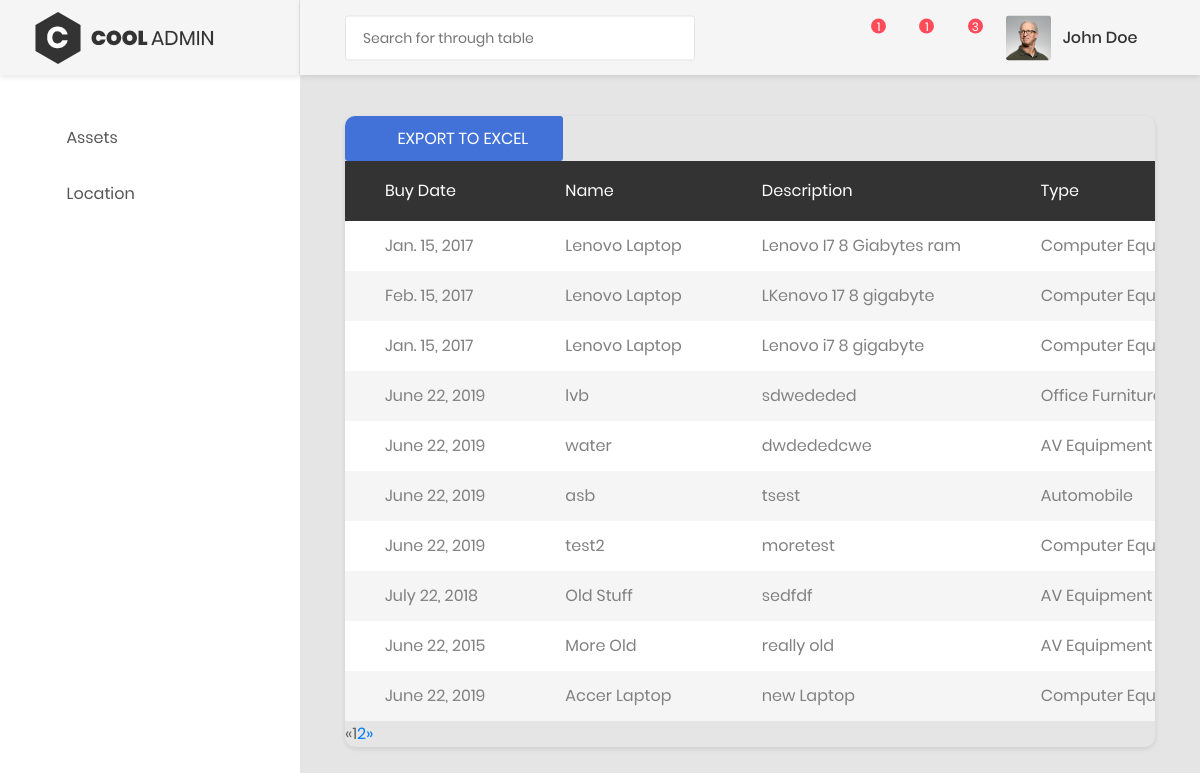
Page /assets (signed in) on the committed database.
### AMS/models.py (models this page shows, shortened)
class Asset(models.Model):
    ASSET_CHOICES = (
            ('Automobile',   'Automobile'),
            ('AV Equipment', 'AV Equipment'),
            ('Computer Equipment',  'Computer Equipment'),
            ('Office Furniture & Stationary', 'Office Furniture & Stationary'),
        )
    DEPARTMENT = (
        ('I.T', 'I.T'),
        ('Finance', 'Finance'),
        ('Marketing', 'Marketing'),
        ('Sales', 'Sales'),
    )
    STATUS_CHOICES = (
            ('Working', 'Working'),
            ('Disabled', 'Disabled'),
    )
    Depreciation = (
        ('Straight Line', 'Straight Line'),
        ('Double-Declining Balance', 'Double-Declining Balance'),
        ('Sum of Years', 'Sum of Years'),
    )
    asset_id= models.AutoField(primary_key=True)
    acquisition_date = models.DateField(default=datetime.date.today)
    asset_name =  models.CharField(max_length=50, blank=True, validators=[validate_characters], )
    description = models.TextField(max_length=200, validators=[validate_characters],)
    asset_type = models.CharField(choices=ASSET_CHOICES, max_length=30, validators=[validate_characters],)
    asset_barcode = models.CharField(max_length=30, blank=True,validators=[validate_characters], )
    asset_serial_number = models.CharField(max_length=80, blank=True, validators=[validate_characters], )
    asset_location = models.ForeignKey("Location", on_delete=models.PROTECT, blank=True)
    asset_status = models.CharField(choices=STATUS_CHOICES, max_length=10, validators=[validate_characters],)
    asset_owner = models.ForeignKey(settings.AUTH_USER_MODEL, on_delete=models.CASCADE)
    asset_user = models.CharField(max_length=30, blank=True, validators=[validate_characters], )
    added_date = models.DateField(default=datetime.date.today)
    modified_date = models.DateField(default=datetime.date.today)
    purchase_value = models.DecimalField(max_digits=19, decimal_places=2,default=200.00,validators = [check_negative_number, check_zero_number],)
    residual_value = models.DecimalField(max_digits=19, decimal_places=2,default=0.00,validators = [check_negative_number])
    current_value = models.DecimalField(max_digits=19, decimal_places=2,validators = [check_negative_number])
    life_expectancy = models.IntegerField(default=3,validators = [check_negative_number, check_zero_number])
    depr_model = models.CharField(choices=Depreciation, max_length=30,default='Straight Line', validators=[validate_characters],)
    currentVal_date = models.DateField(default=datetime.date.today)
    asset_is_approved = models.BooleanField(_('approved'), default=False)
    asset_department = models.CharField(choices=DEPARTMENT, max_length=10,validators=[validate_characters],)

### AMS/views.py (the view)
# urls.py: url('assets', main.as_view(), name='main'),
class main(LoginRequiredMixin, ListView):
    model = Asset
    login_url = '/login/'
    redirect_field_name = 'redirect_to'
    template_name= 'index.html'
    context_object_name = 'assets'
    paginate_by = 10
    Asset.objects.all()

### AMS/models.py (called while the page is built)
    def __str__(self):
        return self.adress

### AMS/template/index.html (shortened to what this page needs)
<!DOCTYPE html>
<html lang="en">
<head>
    {% load static %}
    {% load i18n staticfiles %}
    <link href="{% static 'css/font-face.css' %}" rel="stylesheet" media="all">
    <link href="{% static 'vendor/font-awesome-4.7/css/font-awesome.min.css' %}" rel="stylesheet" media="all">
    <link href="{% static 'vendor/font-awesome-5/css/fontawesome-all.min.css'%}" rel="stylesheet" media="all">
    <link href="{% static 'vendor/mdi-font/css/material-design-iconic-font.min.css'%}" rel="stylesheet" media="all">
    <link href="{% static 'vendor/bootstrap-4.1/bootstrap.min.css' %}" rel="stylesheet" media="all">
    <link href="{% static 'vendor/animsition/animsition.min.css'%}" rel="stylesheet" media="all">
    <link href="{% static 'vendor/bootstrap-progressbar/bootstrap-progressbar-3.3.4.min.css'%}" rel="stylesheet" media="all">
    <link href="{% static 'vendor/wow/animate.css'%}" rel="stylesheet" media="all">
    <link href="{% static 'vendor/css-hamburgers/hamburgers.min.css'%}" rel="stylesheet" media="all">
    <link href="{% static 'vendor/slick/slick.css'%}" rel="stylesheet" media="all">
    <link href="{% static 'vendor/select2/select2.min.css'%}" rel="stylesheet" media="all">
    <link href="{% static 'vendor/perfect-scrollbar/perfect-scrollbar.css'%}" rel="stylesheet" media="all">
    <link href="{% static 'vendor/data-tables/datatables.min.css'%}" rel="stylesheet" media="all">
    <link href="{% static 'vendor/data-tables/dataTables.bootstrap4.min.css'%}" rel="stylesheet" media="all">
    <link href="{% static 'css/theme.css'%}" rel="stylesheet" media="all">
</head>
<body class="animsition">
    <div class="page-wrapper">
        <aside class="menu-sidebar d-none d-lg-block">
            <div class="logo">
                <a href="#">
                    <img src="images/icon/logo.png" alt="Cool Admin" />
                </a>
            </div>
            <div class="menu-sidebar__content js-scrollbar1">
                <nav class="navbar-sidebar">
                    <ul class="list-unstyled navbar__list">
                 <li class="has-sub">
                            <a class="js-arrow" href="#">
                                <i class="fas fa-desktop"></i>Assets</a>
                 </li>
                          <li class="has-sub">
                            <a class="js-arrow" href="#">
                                <i class="fas fa-copy"></i>Location</a>
                       </li>
                    </ul>
                </nav>
            </div>
        </aside>
        <div class="page-container">
            <header class="header-desktop">
                <div class="section__content section__content--p30">
                    <div class="container-fluid">
                        <div class="header-wrap">
                                <input class="au-input au-input--xl" type="text" id="txtSearch"  placeholder="Search for through table" />
                            <div class="header-button">
                                <div class="noti-wrap">
                                    <div class="noti__item js-item-menu">
                                        <i class="zmdi zmdi-comment-more"></i>
                                        <span class="quantity">1</span>
                                    </div>
                                    <div class="noti__item js-item-menu">
                                        <i class="zmdi zmdi-email"></i>
                                        <span class="quantity">1</span>
                                    </div>
                                    <div class="noti__item js-item-menu">
                                        <i class="zmdi zmdi-notifications"></i>
                                        <span class="quantity">3</span>
                                    </div>
                                </div>
                                <div class="account-wrap">
                                    <div class="account-item clearfix js-item-menu">
                                        <div class="image">
                                            <img src="images/icon/avatar-01.jpg" alt="John Doe" />
                                        </div>
                                        <div class="content">
                                            <a class="js-acc-btn" href="#">john doe</a>
                                        </div>
                                    </div>
                                </div>
                            </div>
                        </div>
                    </div>
                </div>
            </header>
            <div class="main-content">
                <div class="section__content section__content--p30">
                    <div class="container-fluid">
                        <div class="table-responsive table--no-card m-b-30">
                             <form action="{% url 'assets_to_xlsx'%}">
                             <button class="au-btn au-btn-icon au-btn--blue" type="submit"><i class="zmdi zmdi-plus">
                             </i>Export To EXCEL</button>
                            </form>
                            <table class="table table-borderless table-striped table-earning">
                        <thead>
                            <tr>
                                <th>Buy date</th>
                                <th>Name</th>
                                <th>Description</th>
                                <th>Type</th>
                            </tr>
                        </thead>
                        <tbody id="searchBody">
                         {% for asset in assets %}
                        <tr>
                            <td>{{ asset.acquisition_date }}</td>
                            <td>{{ asset.asset_name }}</td>
                            <td>{{ asset.description }}</td>
                            <td>{{ asset.asset_type }}</td>
                        </tr>
                        {% endfor %}
                            </table>
                    {% if is_paginated %}
                        <ul class="pagination">
                    {% if page_obj.has_previous %}
                        <li><a href="?page={{ page_obj.previous_page_number }}">&laquo;</a></li>
                    {% else %}
                        <li class="disabled"><span>&laquo;</span></li>
                    {% endif %}
                    {% for i in paginator.page_range %}
                    {% if page_obj.number == i %}
                     <li class="active"><span>{{ i }} <span class="sr-only">(current)</span></span></li>
                    {% else %}
                    <li><a href="?page={{ i }}">{{ i }}</a></li>
                    {% endif %}
                    {% endfor %}
                    {% if page_obj.has_next %}
                    <li><a href="?page={{ page_obj.next_page_number }}">&raquo;</a></li>
                    {% else %}
                    <li class="disabled"><span>&raquo;</span></li>
                    {% endif %}
                    </ul>
                    {% endif %}
                        </div>
                                </div>
                            </div>
                        </div>
        </div>
    </div>
</body>
</html>

### rows in the picture
Asset: acquisition_date "Jan. 15, 2017", asset_name "Lenovo Laptop", description "Lenovo I7 8 Giabytes ram", asset_type "Computer…"
Asset: acquisition_date "Feb. 15, 2017", asset_name "Lenovo Laptop", description "LKenovo 17 8 gigabyte", asset_type "Computer…"
Asset: acquisition_date "Jan. 15, 2017", asset_name "Lenovo Laptop", description "Lenovo i7 8 gigabyte", asset_type "Computer…"
Asset: acquisition_date "June 22, 2019", asset_name "lvb", description "sdwededed", asset_type "Office…"
Asset: acquisition_date "June 22, 2019", asset_name "water", description "dwdededcwe", asset_type "AV Equipment"
Asset: acquisition_date "June 22, 2019", asset_name "asb", description "tsest", asset_type "Automobile"
Asset: acquisition_date "June 22, 2019", asset_name "test2", description "moretest", asset_type "Computer…"
Asset: acquisition_date "July 22, 2018", asset_name "Old Stuff", description "sedfdf", asset_type "AV Equipment"
Asset: acquisition_date "June 22, 2015", asset_name "More Old", description "really old", asset_type "AV Equipment"
Asset: acquisition_date "June 22, 2019", asset_name "Accer Laptop", description "new Laptop", asset_type "Computer…"

### other values in the picture
{{ i }} "1"
{{ i }} "2"
